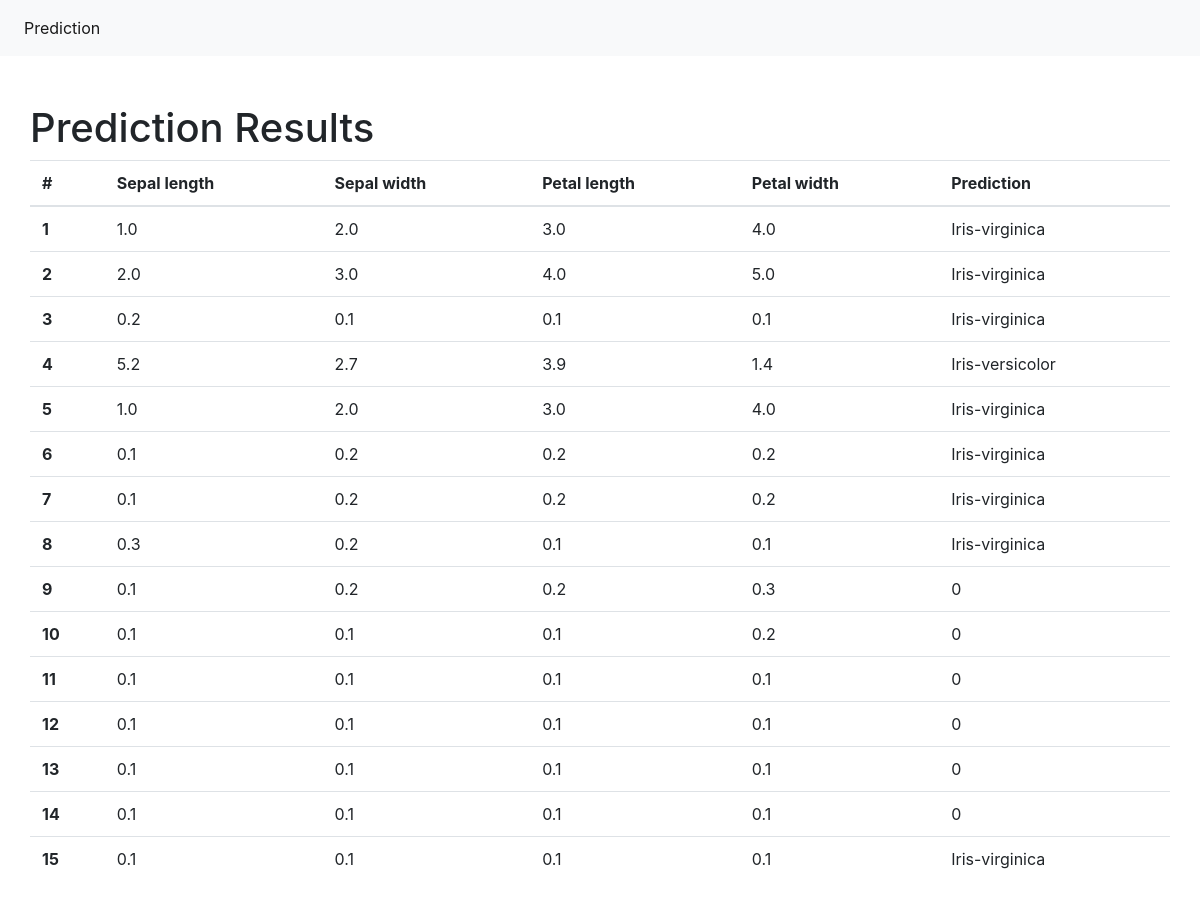
The app's page /results/ with its own data.
### predict/models.py (models this page shows, shortened)
class PredResults(models.Model):
    sepal_length = models.FloatField()
    sepal_width = models.FloatField()
    petal_length = models.FloatField()
    petal_width = models.FloatField()
    classification = models.CharField(max_length=30)

### predict/views.py (the view)
# urls.py: path('results/', views.view_results, name='results'),
def view_results(request):
    data = {"dataset": PredResults.objects.all()}
    return render(request, 'results.html', data)

### templates/results.html
{% block main %}
    <div class="container pt-5">
        <div class="row">
        <h1>Prediction Results</h1>
            <table class="table">
                <thead>
                <tr>
                <th scope="col">#</th>
                <th scope="col">Sepal length</th>
                <th scope="col">Sepal width</th>
                <th scope="col">Petal length</th>
                <th scope="col">Petal width</th>
                <th scope="col">Prediction</th>
                </tr>
                </thead>
                <tbody>
                {% for data in dataset %}
                    <tr>
                    <th scope="row">{{ data.id }}</th>
                    <td>{{ data.sepal_length }}</td>
                    <td>{{ data.sepal_width }}</td>
                    <td>{{ data.petal_length }}</td>
                    <td>{{ data.petal_width }}</td>
                    <td>{{ data.classification }}</td>
                    </tr>
                {% endfor %}
                </tbody>
            </table>
        </div>
    </div>
{% endblock %}

### templates/base.html (shortened to what this page needs)
    <link rel="stylesheet" href="https://stackpath.bootstrapcdn.com/bootstrap/4.4.1/css/bootstrap.min.css">
    </head>
    <body>
    <nav class="navbar navbar-expand-lg navbar-light bg-light">
        <div class="collapse navbar-collapse" id="navbarSupportedContent">
            <ul class="navbar-nav mr-auto">
                <li class="nav-item active">
                    <a class="nav-link" href="/">Prediction <span class="sr-only">(current)</span></a>
                </li>
                <li class="nav-item">
                    <a class="nav-link" href="/results"></a>
                </li>
            </ul>
        </div>
    </nav>
    {% block main %}
    {% endblock %}
    </body>
</html>

### records on screen
PredResults: id "1", sepal_length "1.0", sepal_width "2.0", petal_length "3.0", petal_width "4.0", classification "Iris-virginica"
PredResults: id "2", sepal_length "2.0", sepal_width "3.0", petal_length "4.0", petal_width "5.0", classification "Iris-virginica"
PredResults: id "3", sepal_length "0.2", sepal_width "0.1", petal_length "0.1", petal_width "0.1", classification "Iris-virginica"
PredResults: id "4", sepal_length "5.2", sepal_width "2.7", petal_length "3.9", petal_width "1.4", classification "Iris-versicolor"
PredResults: id "5", sepal_length "1.0", sepal_width "2.0", petal_length "3.0", petal_width "4.0", classification "Iris-virginica"
PredResults: id "6", sepal_length "0.1", sepal_width "0.2", petal_length "0.2", petal_width "0.2", classification "Iris-virginica"
PredResults: id "7", sepal_length "0.1", sepal_width "0.2", petal_length "0.2", petal_width "0.2", classification "Iris-virginica"
PredResults: id "8", sepal_length "0.3", sepal_width "0.2", petal_length "0.1", petal_width "0.1", classification "Iris-virginica"
PredResults: id "9", sepal_length "0.1", sepal_width "0.2", petal_length "0.2", petal_width "0.3", classification "0"
PredResults: id "10", sepal_length "0.1", sepal_width "0.1", petal_length "0.1", petal_width "0.2", classification "0"
PredResults: id "11", sepal_length "0.1", sepal_width "0.1", petal_length "0.1", petal_width "0.1", classification "0"
PredResults: id "12", sepal_length "0.1", sepal_width "0.1", petal_length "0.1", petal_width "0.1", classification "0"
PredResults: id "13", sepal_length "0.1", sepal_width "0.1", petal_length "0.1", petal_width "0.1", classification "0"
PredResults: id "14", sepal_length "0.1", sepal_width "0.1", petal_length "0.1", petal_width "0.1", classification "0"
PredResults: id "15", sepal_length "0.1", sepal_width "0.1", petal_length "0.1", petal_width "0.1", classification "Iris-virginica"
